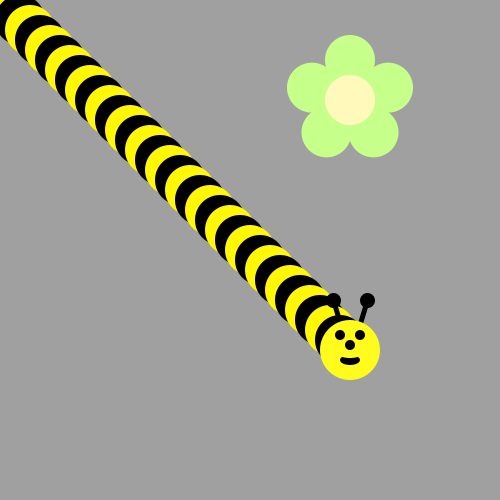
Frame 1 (no input)
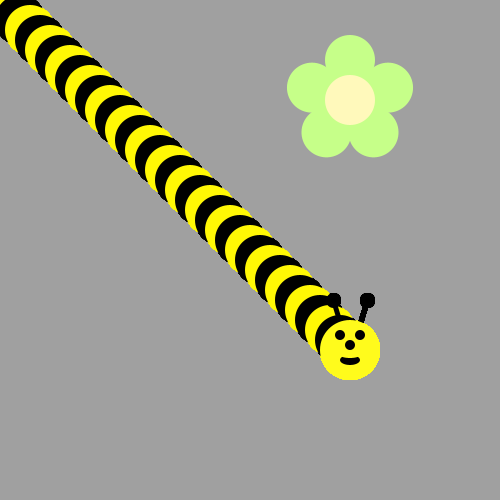
Frame 60 (the mouse pressed at the canvas centre just before this capture)
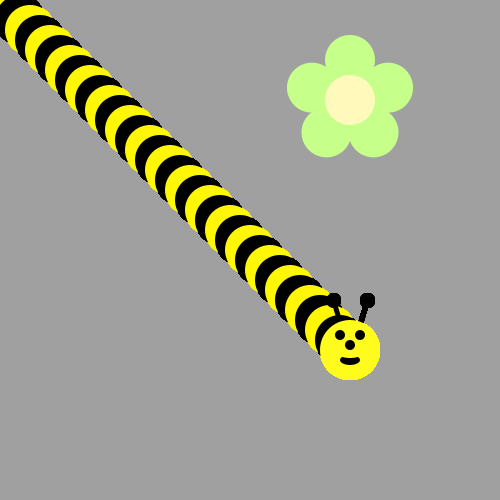
Frame 120 (the mouse held since frame 60 and released just before this capture)

The Processing sketch that drew these frames (run headless with seeded random() and noise(); from frame 60 on, the mouse is pressed at the canvas centre):

// Processing sketch: bumble_bee
// ── bumble_bee.pde

void setup() {
     ellipseMode(CENTER);
     size(500, 500);
     background(160, 160, 160);
     drawFlower(350, 100);
}

void draw() {
  
// First run the program and you should see a flower.  
  
  
/* Then, use a loop to make a body for the Bee! 
(see the image on the recipe, it's a diagonal line of circles)
Use modulo to make the colors alternate between yellow and black
*/
for (int i =0;i<35;i++){
  if (i % 2==0){
  fill(#000000);
  }
  else if (i % 2 ==1){
  fill(#FFF705);
  }
  ellipse(0+10*i,0+10*i,50,50);
  
}


/*
Now put his head on using drawBeeFace(x,y)
*/
drawBeeFace(350,350);
}

/**************   Use these methods but  DON'T CHANGE THE CODE BELOW  **************/

void drawFlower(int x, int y) {
     noStroke();
     translate(x, y);
     // draw 5 petals, rotating after each one
     fill(#c6ff89);      // green
      for (int i = 0; i < 5; i++) {
           ellipse(0, -40, 50, 50);
          rotate(radians(72));
     }
     fill(#fff9bb); // light yellow
     ellipse(0, 0, 50, 50);
} 
void drawBeeFace(int BeeFaceX, int BeeFaceY) {
     noStroke();
     fill(0, 0, 0);
     stroke(1);
     strokeWeight(5);
     line(BeeFaceX-10, BeeFaceY-27, BeeFaceX-17, BeeFaceY-50);
     line(BeeFaceX+10, BeeFaceY-27, BeeFaceX+17, BeeFaceY-50);
     ellipse(BeeFaceX-17, BeeFaceY-50, 10, 10);
     ellipse(BeeFaceX+17, BeeFaceY-50, 10, 10);
     noStroke();
     fill(255, 251, 28);
     ellipse(BeeFaceX, BeeFaceY, 60, 60); // face
     fill(255, 237, 209);
     fill(0,0,0);
      ellipse(BeeFaceX-10, BeeFaceY-15, 10, 10); // eyes
     ellipse(BeeFaceX+10, BeeFaceY-15, 10, 10);
      ellipse(BeeFaceX, BeeFaceY-5, 10, 10); // nose
      ellipse(BeeFaceX, BeeFaceY+10, 20, 10);// mouth
     fill(255, 251, 28);
     ellipse(BeeFaceX, BeeFaceY+5, 20, 6);
}
